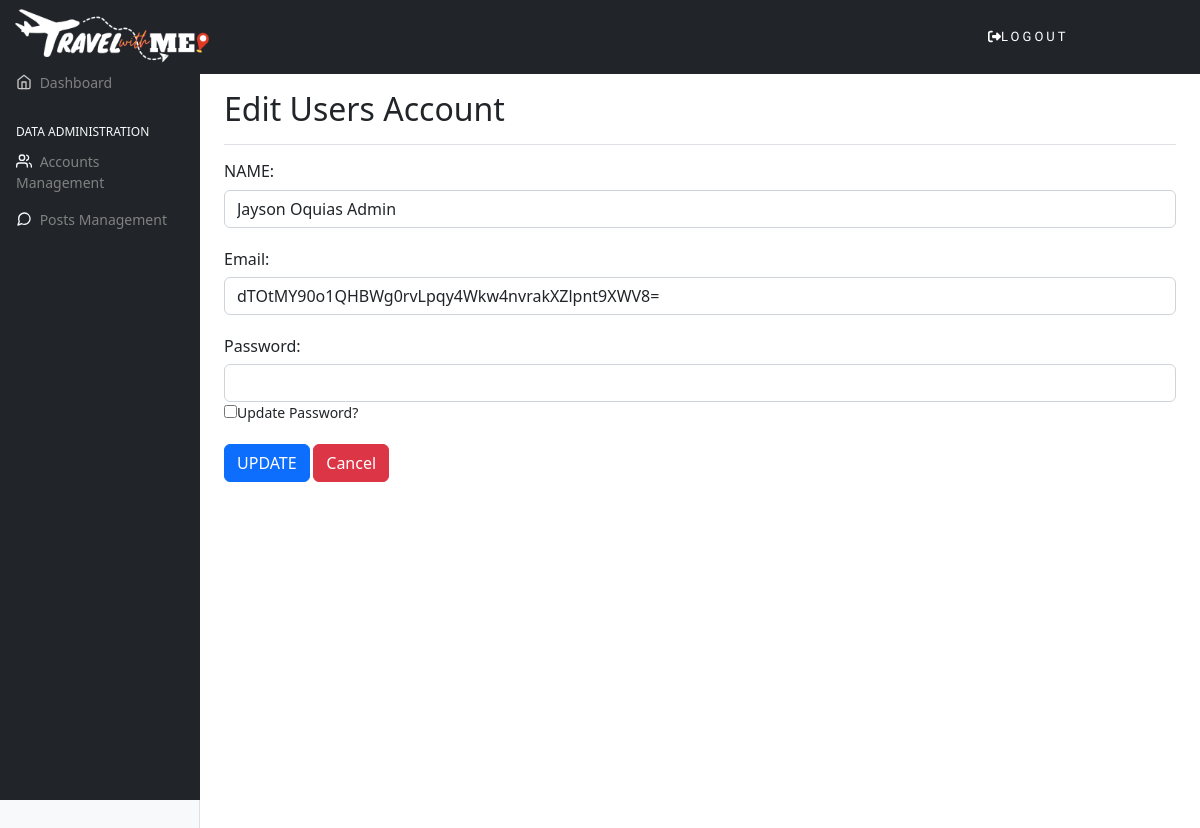
The app's page /ui_update_account.php?id=23 (signed in) with its own data.
### tables this page shows
CREATE TABLE `tblaccounts` (
  `ID` int(11) NOT NULL,
  `Name` varchar(256) NOT NULL,
  `Email` varchar(256) NOT NULL,
  `Password` varchar(256) NOT NULL,
  `Usertype` varchar(20) NOT NULL,
  `Image` varchar(200) NOT NULL,
  `CreatedDate` date NOT NULL,
  `ModifiedDate` date NOT NULL
);

### ui_update_account.php (the view, shortened to what this page needs)
<?php
    include_once("config1.php");
?>
<!doctype html>
<html lang="en">
<head>
	<link rel="stylesheet" href="css/bootstrap.min.css">
  <link rel="stylesheet" href="css/dashboard.css">
</head>
<body>
<header class="navbar navbar-dark sticky-top bg-dark flex-md-nowrap p-0">
    <div class="container-fluid">
      <a class="" href="#">
        <img src="images/whiteLogo.png" alt="Logo" width="200"/>
      </a>
        <div class="navigation" >
          <a class="button logoutbtn" href="logout.php">
          <div class="logout" href=""><i class='fas fa-sign-out-alt'></i>LOGOUT</div>
          </a>
        </div>
    </div>
  </header>
  <div class="container-fluid">
    <div class="row">
      <nav id="sidebarMenu" class="col-md-3 col-lg-2 d-md-block bg-light sidebar collapse">
        <div class="position-sticky pt-3 sidebar-sticky bg-dark">
          <ul class="nav flex-column">
            <li class="nav-item">
              <a class="nav-link" aria-current="page" href="ui_admin_dashboard.php" >
                <span data-feather="home" class="align-text-bottom dashboard"></span>
                <span class="dashboard"> Dashboard </span>
              </a>
            </li>
          </ul>
          <h6 class="sidebar-heading d-flex justify-content-between align-items-center px-3 mt-4 mb-1 text-muted text-uppercase">
            <span class=text-light>DATA ADMINISTRATION</span>
          </h6>
          <ul class="nav flex-column mb-2">
            <li class="nav-item">
              <a class="nav-link" href="ui_manage_account.php" style="color:gray;">
                <span data-feather="users" class="align-text-bottom text-light"></span>
                <span class="accounts" > Accounts Management </span>
              </a>
            </li>
            <li class="nav-item">
              <a class="nav-link" href="ui_manage_comment.php" style="color:gray;">
                <span data-feather="message-circle" class="align-text-bottom text-light" ></span>
                <span class="posts"> Posts Management </span>
              </a>
            </li>
          </ul>
        </div>
      </nav>
<?php
if($_SERVER['REQUEST_METHOD'] == "GET")
{
    $id = $_GET['id'];
    $id = mysqli_real_escape_string($mysqli, $id);
    $result = mysqli_query($mysqli, "SELECT * FROM tblaccounts WHERE ID='$id'");
    if ($result) {
        while($res = mysqli_fetch_array($result))
        {
            $name = $res['Name'];
            $email = $res['Email'];
        }
    } else {
        echo "Error: " . mysqli_error($mysqli);
    }
}
?>
      <main class="col-md-9 ms-sm-auto col-lg-10 px-md-4">
        <div class="d-flex justify-content-between flex-wrap flex-md-nowrap align-items-center pt-3 pb-2 mb-3 border-bottom">
          <h1 class="h2">Edit Users Account</h1>
        </div>
        <form action="backend_update_account.php" method="POST" name="frmAccountUpdate" enctype="multipart/form-data" autocomplete="off">
        <div>
			    <label for="Name" class="text-dark w-50 form-label h6" >NAME:</label>
      	 	<input type="text" class="form-control" id="Name" name="Name" required value="<?php echo $name; ?>" pattern="[A-Z a-z]+{8}" title="Must contain only letters" >
      	</div>
      	 <br>
       	<div>
			    <label for="Email" class="text-dark w-50 form-label h6" >Email:</label>
       	  <input type="text" class="form-control" id="Email" name="Email" required value="<?php echo $email; ?>">
       	</div>
       	<br>
        <div>
          <label for="Password" class="text-dark w-50 form-label h6" >Password:</label>
       	  <input type="password" class="form-control" id="Password" name="Password" readOnly>
       	</div>
         <div>
          <input type="checkbox" id="chkUpdatePass" name="chkUpdatePass">Update Password?</input>
       	</div>
		    <br>
        <button type="submit"class="btn btn-primary">UPDATE</button>
        <a type="button" class="btn btn-danger" href="ui_manage_account.php">Cancel</a>
        </form>
      </main>
    </div>
  </div>
</body>
</html>

### css/dashboard.css (style rules this page uses)
body { font-size: .875rem; height: 120vh; }
.feather { width: 16px; height: 20px; }
.sidebar { position: fixed; top: 0; bottom: 0; left: 0; z-index: 100; padding: 48px 0 0; box-shadow: inset -1px 0 0 rgba(0, 0, 0, .1); }
.sidebar-sticky { height: calc(100vh - 48px); overflow-x: auto; overflow-y: auto; }
.sidebar .nav-link { font-weight: 500; color: rgb(175, 175, 175); }
.sidebar .nav-link .feather { margin-right: 4px; color: #c9c7c7; }
.sidebar-heading { font-size: .75rem; }

### ui_update_account.php (style rules this page uses)
.navigation { width: 100%; }
.logout { font-size: 13px; font-family: 'Oswald', sans-serif; color:white; overflow: hidden; letter-spacing: 3px; }
.button { text-decoration: none; float: right; color: white; width: 200px; overflow: hidden }
.dashboard { color:gray; }

### records on screen
tblaccounts: Name "Jayson Oquias Admin", Email "dTOtMY90o1QHBWg0rvLpqy4Wkw4nvrakXZlpnt9XWV8="
